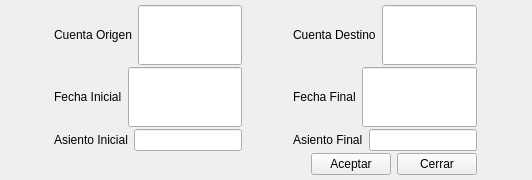
<ui version="4.0" >
 <author></author>
 <comment></comment>
 <exportmacro></exportmacro>
 <class>BcCambiaCuentaBase</class>
 <widget class="QDialog" name="BcCambiaCuentaBase" >
  <property name="geometry" >
   <rect>
    <x>0</x>
    <y>0</y>
    <width>532</width>
    <height>180</height>
   </rect>
  </property>
  <property name="windowTitle" >
   <string>Cambiar Cuenta</string>
  </property>
  <layout class="QGridLayout" >
   <property name="margin" >
    <number>5</number>
   </property>
   <property name="spacing" >
    <number>2</number>
   </property>
   <item row="2" column="1" >
    <layout class="QHBoxLayout" >
     <property name="margin" >
      <number>0</number>
     </property>
     <property name="spacing" >
      <number>6</number>
     </property>
     <item>
      <widget class="QLabel" name="textLabel1_2_3_3" >
       <property name="sizePolicy" >
        <sizepolicy>
         <hsizetype>0</hsizetype>
         <vsizetype>5</vsizetype>
         <horstretch>0</horstretch>
         <verstretch>0</verstretch>
        </sizepolicy>
       </property>
       <property name="text" >
        <string>Asiento Final</string>
       </property>
      </widget>
     </item>
     <item>
      <widget class="QLineEdit" name="asientofinal" >
       <property name="sizePolicy" >
        <sizepolicy>
         <hsizetype>0</hsizetype>
         <vsizetype>0</vsizetype>
         <horstretch>0</horstretch>
         <verstretch>0</verstretch>
        </sizepolicy>
       </property>
      </widget>
     </item>
    </layout>
   </item>
   <item row="2" column="0" >
    <layout class="QHBoxLayout" >
     <property name="margin" >
      <number>0</number>
     </property>
     <property name="spacing" >
      <number>6</number>
     </property>
     <item>
      <widget class="QLabel" name="textLabel1_2_3_2" >
       <property name="sizePolicy" >
        <sizepolicy>
         <hsizetype>0</hsizetype>
         <vsizetype>5</vsizetype>
         <horstretch>0</horstretch>
         <verstretch>0</verstretch>
        </sizepolicy>
       </property>
       <property name="text" >
        <string>Asiento Inicial</string>
       </property>
      </widget>
     </item>
     <item>
      <widget class="QLineEdit" name="asientoinicial" >
       <property name="sizePolicy" >
        <sizepolicy>
         <hsizetype>0</hsizetype>
         <vsizetype>0</vsizetype>
         <horstretch>0</horstretch>
         <verstretch>0</verstretch>
        </sizepolicy>
       </property>
      </widget>
     </item>
    </layout>
   </item>
   <item row="1" column="1" >
    <layout class="QHBoxLayout" >
     <property name="margin" >
      <number>0</number>
     </property>
     <property name="spacing" >
      <number>6</number>
     </property>
     <item>
      <widget class="QLabel" name="textLabel1_2_3" >
       <property name="sizePolicy" >
        <sizepolicy>
         <hsizetype>0</hsizetype>
         <vsizetype>5</vsizetype>
         <horstretch>0</horstretch>
         <verstretch>0</verstretch>
        </sizepolicy>
       </property>
       <property name="text" >
        <string>Fecha Final</string>
       </property>
      </widget>
     </item>
     <item>
      <widget class="BlDateSearch" name="fechafinal" >
       <property name="sizePolicy" >
        <sizepolicy>
         <hsizetype>13</hsizetype>
         <vsizetype>13</vsizetype>
         <horstretch>0</horstretch>
         <verstretch>0</verstretch>
        </sizepolicy>
       </property>
      </widget>
     </item>
    </layout>
   </item>
   <item row="1" column="0" >
    <layout class="QHBoxLayout" >
     <property name="margin" >
      <number>0</number>
     </property>
     <property name="spacing" >
      <number>6</number>
     </property>
     <item>
      <widget class="QLabel" name="textLabel1_2_2" >
       <property name="sizePolicy" >
        <sizepolicy>
         <hsizetype>0</hsizetype>
         <vsizetype>5</vsizetype>
         <horstretch>0</horstretch>
         <verstretch>0</verstretch>
        </sizepolicy>
       </property>
       <property name="text" >
        <string>Fecha Inicial</string>
       </property>
      </widget>
     </item>
     <item>
      <widget class="BlDateSearch" name="fechainicial" >
       <property name="sizePolicy" >
        <sizepolicy>
         <hsizetype>13</hsizetype>
         <vsizetype>13</vsizetype>
         <horstretch>0</horstretch>
         <verstretch>0</verstretch>
        </sizepolicy>
       </property>
      </widget>
     </item>
    </layout>
   </item>
   <item row="0" column="1" >
    <layout class="QHBoxLayout" >
     <property name="margin" >
      <number>0</number>
     </property>
     <property name="spacing" >
      <number>6</number>
     </property>
     <item>
      <widget class="QLabel" name="textLabel1_2" >
       <property name="sizePolicy" >
        <sizepolicy>
         <hsizetype>0</hsizetype>
         <vsizetype>5</vsizetype>
         <horstretch>0</horstretch>
         <verstretch>0</verstretch>
        </sizepolicy>
       </property>
       <property name="text" >
        <string>Cuenta Destino</string>
       </property>
      </widget>
     </item>
     <item>
      <widget class="BcBuscarCuenta" name="mui_codigodestino" >
       <property name="sizePolicy" >
        <sizepolicy>
         <hsizetype>13</hsizetype>
         <vsizetype>13</vsizetype>
         <horstretch>0</horstretch>
         <verstretch>0</verstretch>
        </sizepolicy>
       </property>
      </widget>
     </item>
    </layout>
   </item>
   <item row="0" column="0" >
    <layout class="QHBoxLayout" >
     <property name="margin" >
      <number>0</number>
     </property>
     <property name="spacing" >
      <number>6</number>
     </property>
     <item>
      <widget class="QLabel" name="textLabel1" >
       <property name="sizePolicy" >
        <sizepolicy>
         <hsizetype>0</hsizetype>
         <vsizetype>0</vsizetype>
         <horstretch>0</horstretch>
         <verstretch>0</verstretch>
        </sizepolicy>
       </property>
       <property name="text" >
        <string>Cuenta Origen</string>
       </property>
      </widget>
     </item>
     <item>
      <widget class="BcBuscarCuenta" name="mui_codigoorigen" >
       <property name="sizePolicy" >
        <sizepolicy>
         <hsizetype>13</hsizetype>
         <vsizetype>13</vsizetype>
         <horstretch>0</horstretch>
         <verstretch>0</verstretch>
        </sizepolicy>
       </property>
      </widget>
     </item>
    </layout>
   </item>
   <item row="3" column="0" colspan="2" >
    <layout class="QHBoxLayout" >
     <property name="margin" >
      <number>0</number>
     </property>
     <property name="spacing" >
      <number>6</number>
     </property>
     <item>
      <spacer>
       <property name="orientation" >
        <enum>Qt::Horizontal</enum>
       </property>
       <property name="sizeType" >
        <enum>QSizePolicy::Expanding</enum>
       </property>
       <property name="sizeHint" >
        <size>
         <width>201</width>
         <height>20</height>
        </size>
       </property>
      </spacer>
     </item>
     <item>
      <widget class="QPushButton" name="pushButton4" >
       <property name="focusPolicy" >
        <enum>Qt::NoFocus</enum>
       </property>
       <property name="text" >
        <string>Aceptar</string>
       </property>
       <property name="autoDefault" >
        <bool>false</bool>
       </property>
      </widget>
     </item>
     <item>
      <widget class="QPushButton" name="pushButton4_2" >
       <property name="text" >
        <string>Cerrar</string>
       </property>
       <property name="autoDefault" >
        <bool>false</bool>
       </property>
      </widget>
     </item>
    </layout>
   </item>
  </layout>
 </widget>
 <layoutdefault spacing="6" margin="11" />
 <pixmapfunction></pixmapfunction>
 <customwidgets>
  <customwidget>
   <class>BcBuscarCuenta</class>
   <extends>QLineEdit</extends>
   <header>bcbuscarcuenta.h</header>
   <container>0</container>
   <pixmap></pixmap>
  </customwidget>
  <customwidget>
   <class>BlDateSearch</class>
   <extends>QLineEdit</extends>
   <header>bldatesearch.h</header>
   <container>0</container>
   <pixmap></pixmap>
  </customwidget>
 </customwidgets>
 <resources/>
 <connections>
  <connection>
   <sender>pushButton4_2</sender>
   <signal>clicked()</signal>
   <receiver>BcCambiaCuentaBase</receiver>
   <slot>close()</slot>
   <hints>
    <hint type="sourcelabel" >
     <x>512</x>
     <y>149</y>
    </hint>
    <hint type="destinationlabel" >
     <x>381</x>
     <y>162</y>
    </hint>
   </hints>
  </connection>
  <connection>
   <sender>pushButton4</sender>
   <signal>clicked()</signal>
   <receiver>BcCambiaCuentaBase</receiver>
   <slot>accept()</slot>
   <hints>
    <hint type="sourcelabel" >
     <x>454</x>
     <y>148</y>
    </hint>
    <hint type="destinationlabel" >
     <x>270</x>
     <y>153</y>
    </hint>
   </hints>
  </connection>
 </connections>
</ui>
